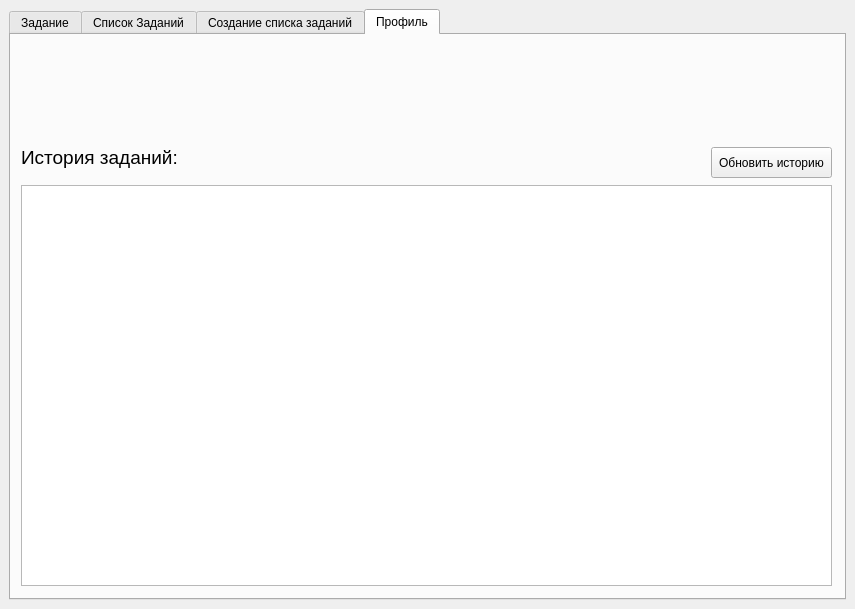
<?xml version="1.0" encoding="UTF-8"?>
<ui version="4.0">
 <class>MainWindow</class>
 <widget class="QMainWindow" name="MainWindow">
  <property name="geometry">
   <rect>
    <x>0</x>
    <y>0</y>
    <width>855</width>
    <height>609</height>
   </rect>
  </property>
  <property name="sizePolicy">
   <sizepolicy hsizetype="Preferred" vsizetype="Preferred">
    <horstretch>0</horstretch>
    <verstretch>0</verstretch>
   </sizepolicy>
  </property>
  <property name="minimumSize">
   <size>
    <width>0</width>
    <height>0</height>
   </size>
  </property>
  <property name="maximumSize">
   <size>
    <width>16777215</width>
    <height>16777215</height>
   </size>
  </property>
  <property name="sizeIncrement">
   <size>
    <width>0</width>
    <height>0</height>
   </size>
  </property>
  <property name="baseSize">
   <size>
    <width>0</width>
    <height>0</height>
   </size>
  </property>
  <property name="windowTitle">
   <string>MainWindow</string>
  </property>
  <widget class="QWidget" name="centralwidget">
   <layout class="QGridLayout" name="gridLayout">
    <item row="1" column="0">
     <widget class="QTabWidget" name="tabWidget">
      <property name="currentIndex">
       <number>3</number>
      </property>
      <widget class="QWidget" name="task">
       <attribute name="title">
        <string>Задание</string>
       </attribute>
       <layout class="QGridLayout" name="gridLayout_3">
        <item row="0" column="0">
         <widget class="QWidget" name="widget" native="true">
          <property name="enabled">
           <bool>true</bool>
          </property>
          <property name="autoFillBackground">
           <bool>false</bool>
          </property>
          <layout class="QGridLayout" name="gridLayout_2">
           <item row="3" column="1" rowspan="2" colspan="4">
            <widget class="QWidget" name="widget_3" native="true">
             <property name="sizePolicy">
              <sizepolicy hsizetype="Preferred" vsizetype="Preferred">
               <horstretch>0</horstretch>
               <verstretch>0</verstretch>
              </sizepolicy>
             </property>
             <property name="minimumSize">
              <size>
               <width>220</width>
               <height>35</height>
              </size>
             </property>
             <widget class="QLabel" name="label_tmp_1">
              <property name="geometry">
               <rect>
                <x>0</x>
                <y>0</y>
                <width>441</width>
                <height>31</height>
               </rect>
              </property>
              <property name="sizePolicy">
               <sizepolicy hsizetype="Preferred" vsizetype="Preferred">
                <horstretch>0</horstretch>
                <verstretch>0</verstretch>
               </sizepolicy>
              </property>
              <property name="font">
               <font>
                <pointsize>12</pointsize>
                <weight>75</weight>
                <bold>true</bold>
               </font>
              </property>
              <property name="text">
               <string/>
              </property>
              <property name="alignment">
               <set>Qt::AlignLeading|Qt::AlignLeft|Qt::AlignVCenter</set>
              </property>
             </widget>
             <widget class="QPushButton" name="send_btn">
              <property name="geometry">
               <rect>
                <x>0</x>
                <y>0</y>
                <width>160</width>
                <height>34</height>
               </rect>
              </property>
              <property name="sizePolicy">
               <sizepolicy hsizetype="Preferred" vsizetype="Preferred">
                <horstretch>0</horstretch>
                <verstretch>0</verstretch>
               </sizepolicy>
              </property>
              <property name="font">
               <font>
                <pointsize>14</pointsize>
               </font>
              </property>
              <property name="text">
               <string>Отправить ответ</string>
              </property>
             </widget>
            </widget>
           </item>
           <item row="0" column="5">
            <widget class="QWidget" name="widget_5" native="true">
             <layout class="QHBoxLayout" name="horizontalLayout">
              <item>
               <widget class="QLabel" name="label_tmp_2">
                <property name="font">
                 <font>
                  <pointsize>12</pointsize>
                 </font>
                </property>
                <property name="text">
                 <string>Баллы:</string>
                </property>
                <property name="alignment">
                 <set>Qt::AlignCenter</set>
                </property>
               </widget>
              </item>
              <item>
               <widget class="QLCDNumber" name="lcdNumber">
                <property name="intValue" stdset="0">
                 <number>0</number>
                </property>
               </widget>
              </item>
             </layout>
            </widget>
           </item>
           <item row="0" column="0" colspan="5">
            <widget class="QComboBox" name="task_choose">
             <property name="sizePolicy">
              <sizepolicy hsizetype="Preferred" vsizetype="Preferred">
               <horstretch>0</horstretch>
               <verstretch>0</verstretch>
              </sizepolicy>
             </property>
             <property name="font">
              <font>
               <pointsize>10</pointsize>
               <weight>50</weight>
               <bold>false</bold>
              </font>
             </property>
            </widget>
           </item>
           <item row="1" column="0" colspan="6">
            <widget class="QTextEdit" name="task_text">
             <property name="font">
              <font>
               <pointsize>12</pointsize>
              </font>
             </property>
             <property name="readOnly">
              <bool>true</bool>
             </property>
             <property name="html">
              <string>&lt;!DOCTYPE HTML PUBLIC &quot;-//W3C//DTD HTML 4.0//EN&quot; &quot;http://www.w3.org/TR/REC-html40/strict.dtd&quot;&gt;
&lt;html&gt;&lt;head&gt;&lt;meta name=&quot;qrichtext&quot; content=&quot;1&quot; /&gt;&lt;style type=&quot;text/css&quot;&gt;
p, li { white-space: pre-wrap; }
&lt;/style&gt;&lt;/head&gt;&lt;body style=&quot; font-family:'MS Shell Dlg 2'; font-size:12pt; font-weight:400; font-style:normal;&quot;&gt;
&lt;p style=&quot;-qt-paragraph-type:empty; margin-top:0px; margin-bottom:0px; margin-left:0px; margin-right:0px; -qt-block-indent:0; text-indent:0px;&quot;&gt;&lt;br /&gt;&lt;/p&gt;&lt;/body&gt;&lt;/html&gt;</string>
             </property>
            </widget>
           </item>
           <item row="3" column="5" rowspan="2">
            <widget class="QPushButton" name="end_work">
             <property name="minimumSize">
              <size>
               <width>0</width>
               <height>35</height>
              </size>
             </property>
             <property name="font">
              <font>
               <pointsize>14</pointsize>
               <weight>50</weight>
               <bold>false</bold>
              </font>
             </property>
             <property name="text">
              <string>Сдать работу</string>
             </property>
            </widget>
           </item>
           <item row="3" column="0" rowspan="2">
            <widget class="QLineEdit" name="answer_edit">
             <property name="sizePolicy">
              <sizepolicy hsizetype="Minimum" vsizetype="Fixed">
               <horstretch>0</horstretch>
               <verstretch>0</verstretch>
              </sizepolicy>
             </property>
             <property name="minimumSize">
              <size>
               <width>0</width>
               <height>35</height>
              </size>
             </property>
            </widget>
           </item>
           <item row="2" column="0" colspan="6">
            <widget class="QTextEdit" name="task_solution">
             <property name="sizePolicy">
              <sizepolicy hsizetype="Expanding" vsizetype="Expanding">
               <horstretch>0</horstretch>
               <verstretch>0</verstretch>
              </sizepolicy>
             </property>
             <property name="font">
              <font>
               <pointsize>12</pointsize>
              </font>
             </property>
            </widget>
           </item>
          </layout>
          <zorder>task_choose</zorder>
          <zorder>widget_3</zorder>
          <zorder>widget_5</zorder>
          <zorder>task_text</zorder>
          <zorder>end_work</zorder>
          <zorder>answer_edit</zorder>
          <zorder>task_solution</zorder>
         </widget>
        </item>
       </layout>
      </widget>
      <widget class="QWidget" name="task_list">
       <attribute name="title">
        <string>Список Заданий</string>
       </attribute>
       <layout class="QGridLayout" name="gridLayout_4">
        <item row="0" column="0">
         <widget class="QWidget" name="widget_2" native="true">
          <layout class="QGridLayout" name="gridLayout_5">
           <item row="11" column="0" colspan="3">
            <widget class="QListWidget" name="self_tl">
             <property name="font">
              <font>
               <family>MS Shell Dlg 2</family>
              </font>
             </property>
            </widget>
           </item>
           <item row="1" column="0" colspan="3">
            <widget class="QListWidget" name="teacher_tl">
             <property name="font">
              <font>
               <family>MS Shell Dlg 2</family>
               <pointsize>10</pointsize>
              </font>
             </property>
            </widget>
           </item>
           <item row="0" column="0">
            <widget class="QLabel" name="label_tmp_3">
             <property name="font">
              <font>
               <pointsize>14</pointsize>
               <weight>75</weight>
               <bold>true</bold>
              </font>
             </property>
             <property name="contextMenuPolicy">
              <enum>Qt::DefaultContextMenu</enum>
             </property>
             <property name="text">
              <string>Задания от учителя:</string>
             </property>
            </widget>
           </item>
           <item row="7" column="0">
            <widget class="QLabel" name="label_tmp4">
             <property name="font">
              <font>
               <pointsize>14</pointsize>
               <weight>75</weight>
               <bold>true</bold>
              </font>
             </property>
             <property name="contextMenuPolicy">
              <enum>Qt::DefaultContextMenu</enum>
             </property>
             <property name="text">
              <string>Свои задания:</string>
             </property>
            </widget>
           </item>
           <item row="7" column="2">
            <widget class="QPushButton" name="add_task">
             <property name="font">
              <font>
               <pointsize>10</pointsize>
              </font>
             </property>
             <property name="text">
              <string>Добавить свое задание</string>
             </property>
            </widget>
           </item>
           <item row="7" column="1">
            <spacer name="horizontalSpacer_2">
             <property name="orientation">
              <enum>Qt::Horizontal</enum>
             </property>
             <property name="sizeHint" stdset="0">
              <size>
               <width>40</width>
               <height>20</height>
              </size>
             </property>
            </spacer>
           </item>
          </layout>
          <zorder>self_tl</zorder>
          <zorder>teacher_tl</zorder>
          <zorder>label_tmp_3</zorder>
          <zorder>add_task</zorder>
          <zorder>label_tmp4</zorder>
          <zorder>horizontalSpacer_2</zorder>
         </widget>
        </item>
       </layout>
      </widget>
      <widget class="QWidget" name="tl_creation">
       <attribute name="title">
        <string>Создание списка заданий</string>
       </attribute>
       <layout class="QGridLayout" name="gridLayout_6">
        <item row="3" column="6" colspan="6">
         <widget class="QLineEdit" name="tl_name">
          <property name="font">
           <font>
            <pointsize>12</pointsize>
           </font>
          </property>
         </widget>
        </item>
        <item row="2" column="2" colspan="10">
         <widget class="QLabel" name="label_tmp_c3">
          <property name="font">
           <font>
            <pointsize>10</pointsize>
           </font>
          </property>
          <property name="text">
           <string>ВЫберите задание и нажмите &quot;-&quot;  чтобы убрать один его экземпляр из работы</string>
          </property>
         </widget>
        </item>
        <item row="4" column="2" colspan="10">
         <widget class="QListWidget" name="task_select">
          <property name="font">
           <font>
            <pointsize>10</pointsize>
           </font>
          </property>
         </widget>
        </item>
        <item row="5" column="11">
         <widget class="QPushButton" name="save">
          <property name="sizePolicy">
           <sizepolicy hsizetype="Preferred" vsizetype="Preferred">
            <horstretch>0</horstretch>
            <verstretch>0</verstretch>
           </sizepolicy>
          </property>
          <property name="text">
           <string>Готово</string>
          </property>
         </widget>
        </item>
        <item row="5" column="4">
         <spacer name="horizontalSpacer_3">
          <property name="orientation">
           <enum>Qt::Horizontal</enum>
          </property>
          <property name="sizeHint" stdset="0">
           <size>
            <width>40</width>
            <height>20</height>
           </size>
          </property>
         </spacer>
        </item>
        <item row="3" column="2">
         <widget class="QLabel" name="label">
          <property name="font">
           <font>
            <pointsize>12</pointsize>
           </font>
          </property>
          <property name="text">
           <string>Название списка заданий:</string>
          </property>
         </widget>
        </item>
        <item row="5" column="10">
         <widget class="QPushButton" name="btn_plus">
          <property name="sizePolicy">
           <sizepolicy hsizetype="Preferred" vsizetype="Preferred">
            <horstretch>0</horstretch>
            <verstretch>0</verstretch>
           </sizepolicy>
          </property>
          <property name="font">
           <font>
            <pointsize>14</pointsize>
           </font>
          </property>
          <property name="text">
           <string>+</string>
          </property>
         </widget>
        </item>
        <item row="0" column="2" colspan="10">
         <widget class="QLabel" name="label_tmp_c1">
          <property name="font">
           <font>
            <pointsize>18</pointsize>
            <weight>75</weight>
            <bold>true</bold>
           </font>
          </property>
          <property name="text">
           <string>Создание списка заданий</string>
          </property>
         </widget>
        </item>
        <item row="5" column="9">
         <widget class="QPushButton" name="btn_minus">
          <property name="sizePolicy">
           <sizepolicy hsizetype="Preferred" vsizetype="Preferred">
            <horstretch>0</horstretch>
            <verstretch>0</verstretch>
           </sizepolicy>
          </property>
          <property name="font">
           <font>
            <pointsize>14</pointsize>
            <weight>75</weight>
            <bold>true</bold>
           </font>
          </property>
          <property name="text">
           <string>-</string>
          </property>
         </widget>
        </item>
        <item row="1" column="2" colspan="10">
         <widget class="QLabel" name="label_tmp_c2">
          <property name="font">
           <font>
            <pointsize>10</pointsize>
           </font>
          </property>
          <property name="text">
           <string>Выберите задание и нажмите &quot;+&quot; чтобы добавить один его экземпляр в работу</string>
          </property>
         </widget>
        </item>
        <item row="5" column="2">
         <widget class="QPushButton" name="cancel">
          <property name="sizePolicy">
           <sizepolicy hsizetype="Preferred" vsizetype="Preferred">
            <horstretch>0</horstretch>
            <verstretch>0</verstretch>
           </sizepolicy>
          </property>
          <property name="text">
           <string>Отмена</string>
          </property>
         </widget>
        </item>
       </layout>
      </widget>
      <widget class="QWidget" name="account">
       <attribute name="title">
        <string>Профиль</string>
       </attribute>
       <widget class="QListWidget" name="task_history">
        <property name="geometry">
         <rect>
          <x>10</x>
          <y>150</y>
          <width>811</width>
          <height>401</height>
         </rect>
        </property>
        <property name="sizePolicy">
         <sizepolicy hsizetype="Expanding" vsizetype="Maximum">
          <horstretch>0</horstretch>
          <verstretch>0</verstretch>
         </sizepolicy>
        </property>
       </widget>
       <widget class="QLabel" name="label_tmp_a3">
        <property name="geometry">
         <rect>
          <x>10</x>
          <y>102</y>
          <width>271</width>
          <height>41</height>
         </rect>
        </property>
        <property name="font">
         <font>
          <pointsize>14</pointsize>
         </font>
        </property>
        <property name="text">
         <string>История заданий:</string>
        </property>
       </widget>
       <widget class="QPushButton" name="update_history">
        <property name="geometry">
         <rect>
          <x>700</x>
          <y>112</y>
          <width>121</width>
          <height>31</height>
         </rect>
        </property>
        <property name="text">
         <string>Обновить историю</string>
        </property>
       </widget>
      </widget>
     </widget>
    </item>
   </layout>
  </widget>
 </widget>
 <resources/>
 <connections/>
</ui>
